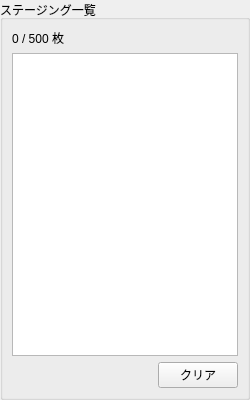
<?xml version='1.0' encoding='utf-8'?>
<ui version="4.0">
 <class>StagingWidget</class>
 <widget class="QWidget" name="StagingWidget">
  <property name="geometry">
   <rect>
    <x>0</x>
    <y>0</y>
    <width>250</width>
    <height>400</height>
   </rect>
  </property>
  <property name="windowTitle">
   <string>Staging</string>
  </property>
  <layout class="QVBoxLayout" name="verticalLayoutStagingMain">
   <property name="spacing">
    <number>4</number>
   </property>
   <property name="leftMargin">
    <number>0</number>
   </property>
   <property name="topMargin">
    <number>0</number>
   </property>
   <property name="rightMargin">
    <number>0</number>
   </property>
   <property name="bottomMargin">
    <number>0</number>
   </property>
   <item>
    <widget class="QGroupBox" name="groupBoxStagingList">
     <property name="title">
      <string>ステージング一覧</string>
     </property>
     <layout class="QVBoxLayout" name="verticalLayoutStaging">
      <item>
       <widget class="QLabel" name="labelStagingCount">
        <property name="text">
         <string>0 / 500 枚</string>
        </property>
        <property name="sizePolicy">
         <sizepolicy hsizetype="Preferred" vsizetype="Fixed">
          <horstretch>0</horstretch>
          <verstretch>0</verstretch>
         </sizepolicy>
        </property>
       </widget>
      </item>
      <item>
       <widget class="QListWidget" name="listWidgetStaging">
        <property name="sizePolicy">
         <sizepolicy hsizetype="Expanding" vsizetype="Expanding">
          <horstretch>0</horstretch>
          <verstretch>1</verstretch>
         </sizepolicy>
        </property>
        <property name="minimumHeight">
         <number>150</number>
        </property>
        <property name="viewMode">
         <enum>QListView::ViewMode::IconMode</enum>
        </property>
        <property name="movement">
         <enum>QListView::Movement::Static</enum>
        </property>
        <property name="resizeMode">
         <enum>QListView::ResizeMode::Adjust</enum>
        </property>
        <property name="spacing">
         <number>6</number>
        </property>
        <property name="iconSize">
         <size>
          <width>96</width>
          <height>96</height>
         </size>
        </property>
        <property name="wordWrap">
         <bool>true</bool>
        </property>
       </widget>
      </item>
      <item>
       <layout class="QHBoxLayout" name="horizontalLayoutStagingButtons">
        <item>
         <spacer name="horizontalSpacerStagingButtons">
          <property name="orientation">
           <enum>Qt::Orientation::Horizontal</enum>
          </property>
          <property name="sizeHint" stdset="0">
           <size>
            <width>40</width>
            <height>20</height>
           </size>
          </property>
         </spacer>
        </item>
        <item>
         <widget class="QPushButton" name="pushButtonClearStaging">
          <property name="text">
           <string>クリア</string>
          </property>
          <property name="minimumWidth">
           <number>60</number>
          </property>
          <property name="sizePolicy">
           <sizepolicy hsizetype="Fixed" vsizetype="Fixed">
            <horstretch>0</horstretch>
            <verstretch>0</verstretch>
           </sizepolicy>
          </property>
         </widget>
        </item>
       </layout>
      </item>
     </layout>
    </widget>
   </item>
  </layout>
 </widget>
 <resources />
 <connections>
  <connection>
   <sender>pushButtonClearStaging</sender>
   <signal>clicked()</signal>
   <receiver>StagingWidget</receiver>
   <slot>_on_clear_staging_clicked()</slot>
   <hints>
    <hint type="sourcelabel">
     <x>220</x>
     <y>360</y>
    </hint>
    <hint type="destinationlabel">
     <x>125</x>
     <y>200</y>
    </hint>
   </hints>
  </connection>
 </connections>
 <slots>
  <slot>_on_clear_staging_clicked()</slot>
 </slots>
</ui>
